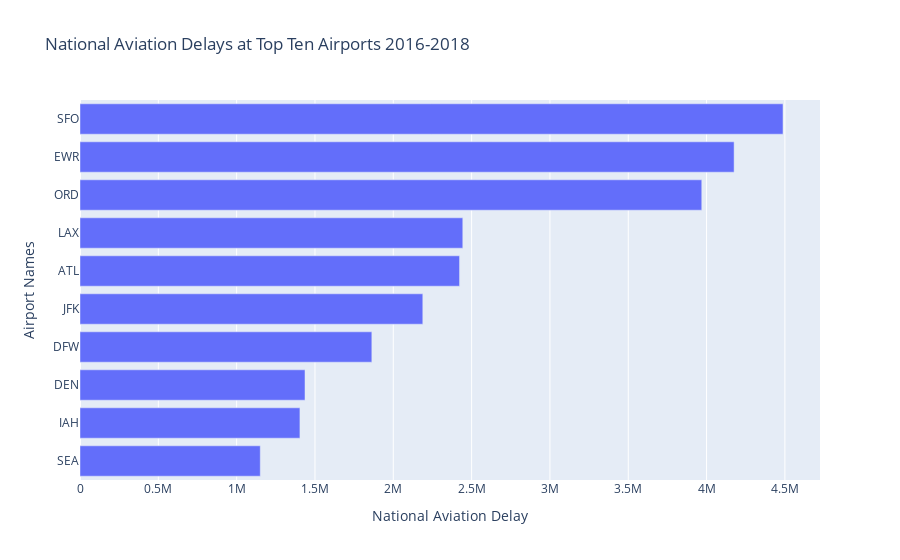

The notebook cell this image was saved under:
### Code cell
#Rename columns: year, month and date
rename_airport_data = csv2.rename(columns={
    "locationID": "Airport Names",
    "nas_delay": "National Aviation Delay",
    })
#Rename columns: year, month and date
rename_airport_data2 = csv2.rename(columns={
    "locationID": "Airport Names",
    "nas_delay": "National Aviation Delay",
    })
fig = px.bar(rename_airport_data, x='National Aviation Delay', y='Airport Names', orientation='h', title="National Aviation Delays at Top Ten Airports 2016-2018")
fig.update_layout(
    yaxis=dict(
        autorange="reversed"
    )
)
fig.show()

### Figure 1 — Plotly figure (JSON) as saved in the notebook; plotly's stock layout.template omitted (floating-point values rounded to 4 significant figures)
{"data": [{"alignmentgroup": "True", "hovertemplate": "National Aviation Delay=%{x}<br>Airport Names=%{y}<extra></extra>", "legendgroup": "", "marker": {"color": "#636efa"}, "name": "", "offsetgroup": "", "orientation": "h", "showlegend": false, "textposition": "auto", "type": "bar", "x": [4487939, 4175811, 3969376, 2443733, 2423092, 2188470, 1863070, 1436387, 1404012, 1150833], "xaxis": "x", "y": ["SFO", "EWR", "ORD", "LAX", "ATL", "JFK", "DFW", "DEN", "IAH", "SEA"], "yaxis": "y"}], "layout": {"autosize": true, "barmode": "relative", "legend": {"tracegroupgap": 0}, "title": {"text": "National Aviation Delays at Top Ten Airports 2016-2018"}, "xaxis": {"anchor": "y", "autorange": true, "domain": [0, 1], "range": [0, 4724000.0], "title": {"text": "National Aviation Delay"}, "type": "linear"}, "yaxis": {"anchor": "x", "autorange": true, "domain": [0, 1], "range": [9.5, -0.5], "title": {"text": "Airport Names"}, "type": "category"}}}
